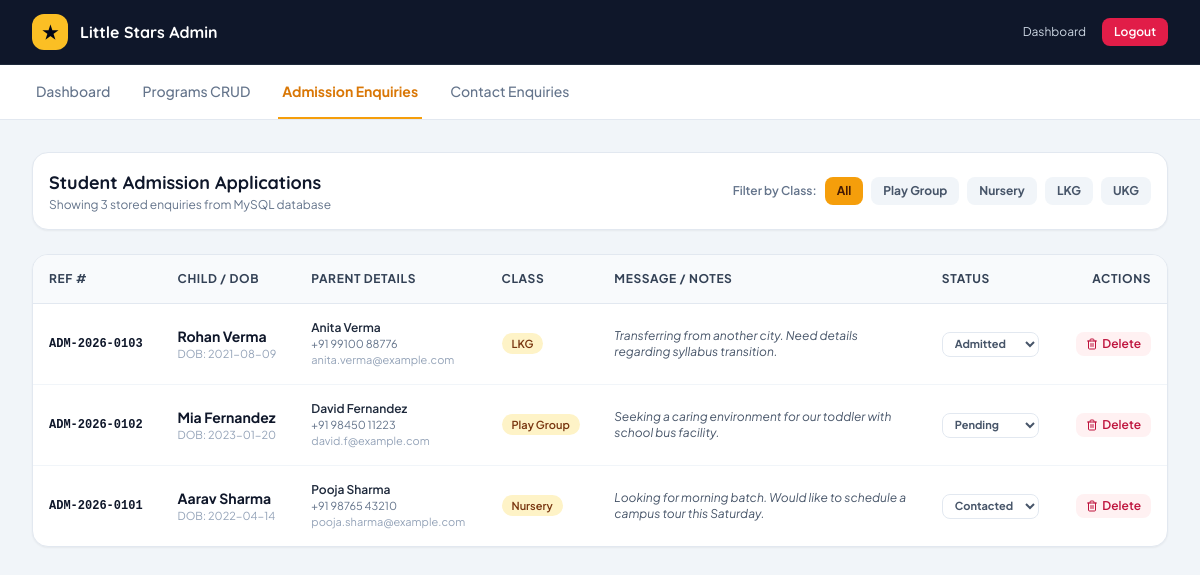
Page /php_project/admin/admissions.php (signed in) on the committed database.
### tables this page shows
CREATE TABLE IF NOT EXISTS `admission_enquiries` (
  `id` INT AUTO_INCREMENT PRIMARY KEY,
  `reference_no` VARCHAR(30) NOT NULL UNIQUE,
  `child_name` VARCHAR(100) NOT NULL,
  `parent_name` VARCHAR(100) NOT NULL,
  `phone` VARCHAR(25) NOT NULL,
  `email` VARCHAR(100) NOT NULL,
  `dob` DATE NOT NULL,
  `applying_class` VARCHAR(50) NOT NULL,
  `message` TEXT DEFAULT NULL,
  `status` ENUM('Pending', 'Contacted', 'Admitted', 'Rejected') DEFAULT 'Pending',
  `created_at` TIMESTAMP DEFAULT CURRENT_TIMESTAMP,
  INDEX idx_class (`applying_class`),
  INDEX idx_status (`status`)
);

### php_project/admin/admissions.php (the view, shortened to what this page needs)
<?php
require_once __DIR__ . '/../config/db.php';
$class_filter = isset($_GET['class']) ? trim($_GET['class']) : '';
try {
    if (!empty($class_filter)) {
        $stmt = $pdo->prepare("SELECT * FROM admission_enquiries WHERE applying_class = :class ORDER BY id DESC");
        $stmt->execute([':class' => $class_filter]);
    } else {
        $stmt = $pdo->query("SELECT * FROM admission_enquiries ORDER BY id DESC");
    }
    $enquiries = $stmt->fetchAll();
} catch (PDOException $e) {
    $enquiries = [];
}
?>
<!DOCTYPE html>
<html lang="en">
<head>
    <script src="https://cdn.tailwindcss.com"></script>
</head>
<body class="bg-slate-100 text-slate-800 antialiased min-h-screen flex flex-col">
    <header class="bg-slate-900 text-white sticky top-0 z-50 border-b border-slate-800">
        <div class="max-w-7xl mx-auto px-4 sm:px-6 lg:px-8 flex justify-between items-center h-16">
            <div class="flex items-center gap-3">
                <div class="w-9 h-9 rounded-xl bg-amber-400 text-slate-950 flex items-center justify-center font-bold text-lg">★</div>
                <div class="font-display font-bold text-base">Little Stars Admin</div>
            </div>
            <div class="flex items-center gap-4 text-xs">
                <a href="dashboard.php" class="text-slate-300 hover:text-white">Dashboard</a>
                <a href="logout.php" class="px-3 py-1.5 rounded-lg bg-rose-600 text-white font-semibold">Logout</a>
            </div>
        </div>
    </header>
    <div class="bg-white border-b border-slate-200">
        <div class="max-w-7xl mx-auto px-4 sm:px-6 lg:px-8">
            <nav class="flex space-x-6">
                <a href="dashboard.php" class="py-4 px-1 border-b-2 border-transparent font-medium text-sm text-slate-500 hover:text-slate-800">Dashboard</a>
                <a href="programs.php" class="py-4 px-1 border-b-2 border-transparent font-medium text-sm text-slate-500 hover:text-slate-800">Programs CRUD</a>
                <a href="admissions.php" class="py-4 px-1 border-b-2 border-amber-500 font-bold text-sm text-amber-600">Admission Enquiries</a>
                <a href="contacts.php" class="py-4 px-1 border-b-2 border-transparent font-medium text-sm text-slate-500 hover:text-slate-800">Contact Enquiries</a>
            </nav>
        </div>
    </div>
    <main class="flex-1 max-w-7xl w-full mx-auto px-4 sm:px-6 lg:px-8 py-8 space-y-6">
        <div class="flex flex-col sm:flex-row justify-between items-center gap-4 bg-white p-4 rounded-2xl border border-slate-200 shadow-sm">
            <div>
                <h1 class="font-display font-bold text-lg text-slate-900">Student Admission Applications</h1>
                <p class="text-xs text-slate-500">Showing <?php echo count($enquiries); ?> stored enquiries from MySQL database</p>
            </div>
            <div class="flex items-center gap-2">
                <span class="text-xs font-semibold text-slate-500">Filter by Class:</span>
                <a href="admissions.php" class="px-3 py-1.5 rounded-lg text-xs font-bold <?php echo empty($class_filter) ? 'bg-amber-500 text-amber-950' : 'bg-slate-100 text-slate-600'; ?>">All</a>
                <a href="admissions.php?class=Play Group" class="px-3 py-1.5 rounded-lg text-xs font-bold <?php echo $class_filter === 'Play Group' ? 'bg-amber-500 text-amber-950' : 'bg-slate-100 text-slate-600'; ?>">Play Group</a>
                <a href="admissions.php?class=Nursery" class="px-3 py-1.5 rounded-lg text-xs font-bold <?php echo $class_filter === 'Nursery' ? 'bg-amber-500 text-amber-950' : 'bg-slate-100 text-slate-600'; ?>">Nursery</a>
                <a href="admissions.php?class=LKG" class="px-3 py-1.5 rounded-lg text-xs font-bold <?php echo $class_filter === 'LKG' ? 'bg-amber-500 text-amber-950' : 'bg-slate-100 text-slate-600'; ?>">LKG</a>
                <a href="admissions.php?class=UKG" class="px-3 py-1.5 rounded-lg text-xs font-bold <?php echo $class_filter === 'UKG' ? 'bg-amber-500 text-amber-950' : 'bg-slate-100 text-slate-600'; ?>">UKG</a>
            </div>
        </div>
        <div class="bg-white rounded-2xl border border-slate-200 shadow-sm overflow-hidden">
            <div class="overflow-x-auto">
                <table class="w-full text-left text-xs text-slate-600">
                    <thead class="bg-slate-50 text-slate-700 font-bold uppercase tracking-wider border-b border-slate-200">
                        <tr>
                            <th class="p-4">Ref #</th>
                            <th class="p-4">Child / DOB</th>
                            <th class="p-4">Parent Details</th>
                            <th class="p-4">Class</th>
                            <th class="p-4">Message / Notes</th>
                            <th class="p-4">Status</th>
                            <th class="p-4 text-right">Actions</th>
                        </tr>
                    </thead>
                    <tbody class="divide-y divide-slate-100">
                        <?php if (!empty($enquiries)): ?>
                            <?php foreach ($enquiries as $item): ?>
                                <tr class="hover:bg-slate-50/50">
                                    <td class="p-4 font-mono font-bold text-slate-900"><?php echo htmlspecialchars($item['reference_no']); ?></td>
                                    <td class="p-4">
                                        <div class="font-bold text-slate-900 text-sm"><?php echo htmlspecialchars($item['child_name']); ?></div>
                                        <div class="text-[11px] text-slate-400">DOB: <?php echo htmlspecialchars($item['dob']); ?></div>
                                    </td>
                                    <td class="p-4">
                                        <div class="font-semibold text-slate-800"><?php echo htmlspecialchars($item['parent_name']); ?></div>
                                        <div class="text-[11px] text-slate-500"><?php echo htmlspecialchars($item['phone']); ?></div>
                                        <div class="text-[11px] text-slate-400"><?php echo htmlspecialchars($item['email']); ?></div>
                                    </td>
                                    <td class="p-4">
                                        <span class="px-2.5 py-1 rounded-full bg-amber-100 text-amber-900 font-semibold text-[11px]">
                                            <?php echo htmlspecialchars($item['applying_class']); ?>
                                        </span>
                                    </td>
                                    <td class="p-4 max-w-xs">
                                        <p class="text-slate-600 text-xs italic line-clamp-2"><?php echo htmlspecialchars($item['message'] ?: 'No message provided'); ?></p>
                                    </td>
                                    <td class="p-4">
                                        <form method="POST" action="admissions.php" class="inline-block">
                                            <select name="new_status" onchange="this.form.submit()" class="text-[11px] font-bold px-2 py-1 rounded-lg border border-slate-200 bg-white focus:ring-1 focus:ring-amber-400">
                                                <option value="Pending" <?php echo $item['status'] === 'Pending' ? 'selected' : ''; ?>>Pending</option>
                                                <option value="Contacted" <?php echo $item['status'] === 'Contacted' ? 'selected' : ''; ?>>Contacted</option>
                                                <option value="Admitted" <?php echo $item['status'] === 'Admitted' ? 'selected' : ''; ?>>Admitted</option>
                                            </select>
                                        </form>
                                    </td>
                                    <td class="p-4 text-right">
                                        <a href="admissions.php?action=delete&id=<?php echo $item['id']; ?>" onclick="return confirm('Delete this admission enquiry from MySQL?');" class="px-2.5 py-1 rounded-lg bg-rose-50 hover:bg-rose-100 text-rose-700 font-semibold text-xs inline-flex items-center gap-1">
                                            <i data-lucide="trash-2" class="w-3 h-3"></i> Delete
                                        </a>
                                    </td>
                                </tr>
                            <?php endforeach; ?>
                        <?php else: ?>
                            <tr><td colspan="7" class="p-8 text-center text-slate-400">No admission enquiries matching your filter.</td></tr>
                        <?php endif; ?>
                    </tbody>
                </table>
            </div>
        </div>
    </main>
</body>
</html>

### php_project/admin/admissions.php (style rules this page uses)
body { font-family: 'Plus Jakarta Sans', sans-serif; }
h1, h2, h3, .font-display { font-family: 'Quicksand', sans-serif; }

### rows in the picture
admission_enquiries: reference_no "ADM-2026-0103", child_name "Rohan Verma", dob "2021-08-09", parent_name "Anita Verma", phone "+91 99100 88776", email "anita.verma@example.com", applying_class "LKG", message "Transferring from another city. Need details regarding syllabus transition.", new_status "Admitted"
admission_enquiries: reference_no "ADM-2026-0102", child_name "Mia Fernandez", dob "2023-01-20", parent_name "David Fernandez", phone "+91 98450 11223", email "david.f@example.com", applying_class "Play Group", message "Seeking a caring environment for our toddler with school bus facility.", new_status "Pending"
admission_enquiries: reference_no "ADM-2026-0101", child_name "Aarav Sharma", dob "2022-04-14", parent_name "Pooja Sharma", phone "+91 98765 43210", email "pooja.sharma@example.com", applying_class "Nursery", message "Looking for morning batch. Would like to schedule a campus tour this Saturday.", new_status "Contacted"

### other values in the picture
count($enquiries) "3"
